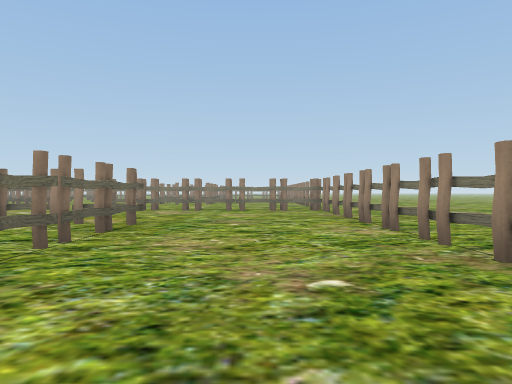
[1] (above)

24 first-person views from a walk through a 3-D level made in the Unity game engine. The camera is 1.2 m above the floor, looks level and sees 70° across. The floor is counted in squares, 2 m on a side. Each view is taken from the middle of a square. On the plan, view 1 faces up. The plan holds only what a view shows up to about 10 squares ahead; the rest is blank. The place goes on beyond the plan. The player character is not drawn. Some animated figures are left out.

[2]
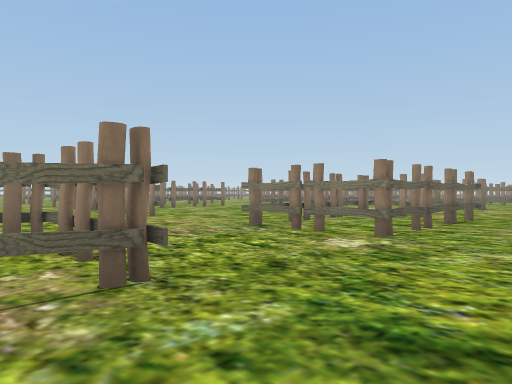

[3]
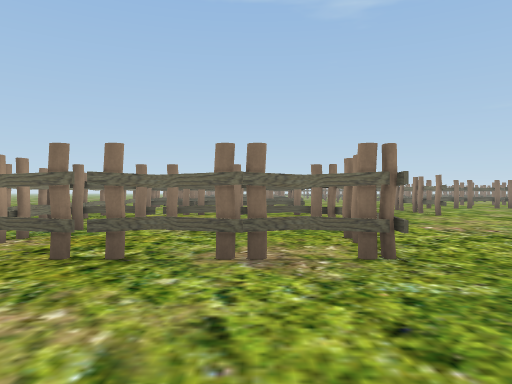

[4]
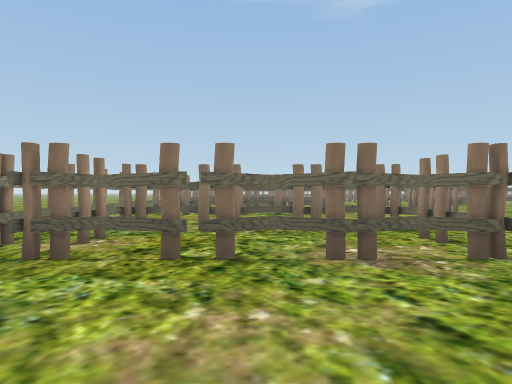

[5]
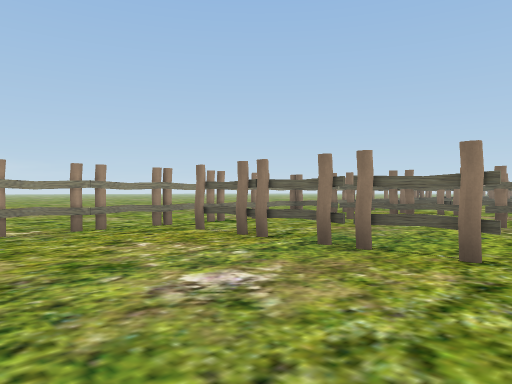

[6]
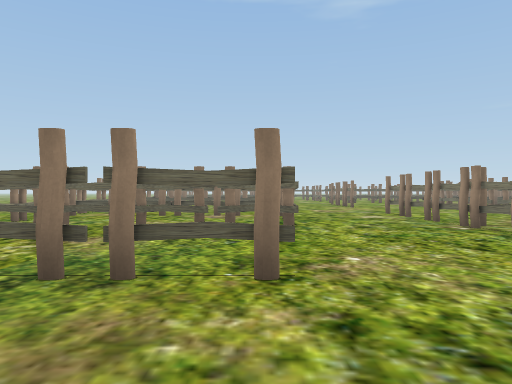

[7]
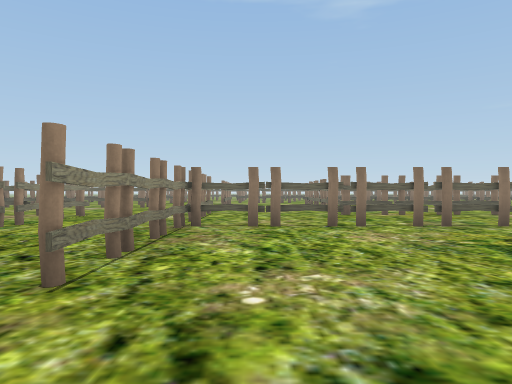

[8]
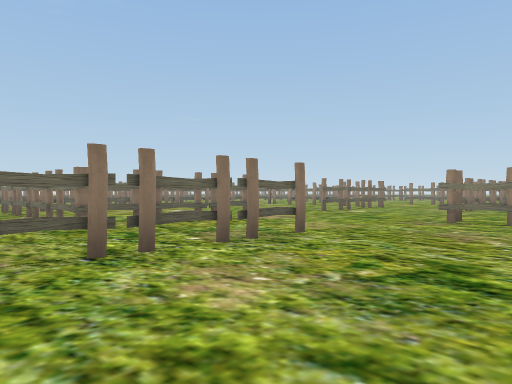

[9]
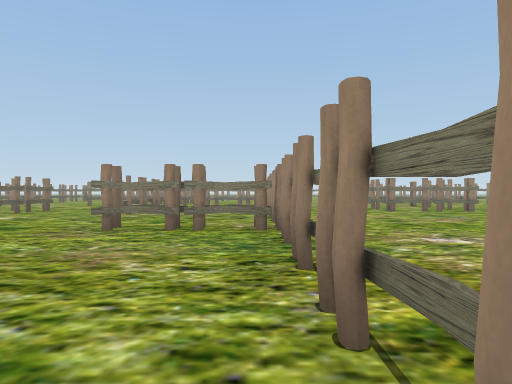

[10]
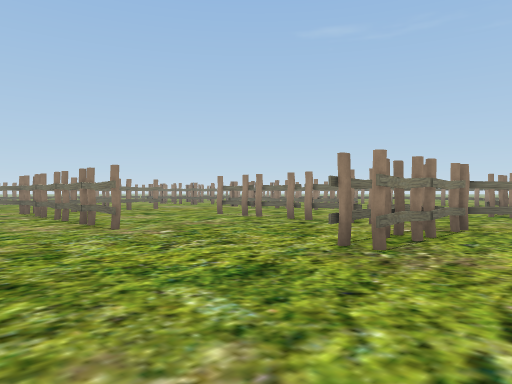

[11]
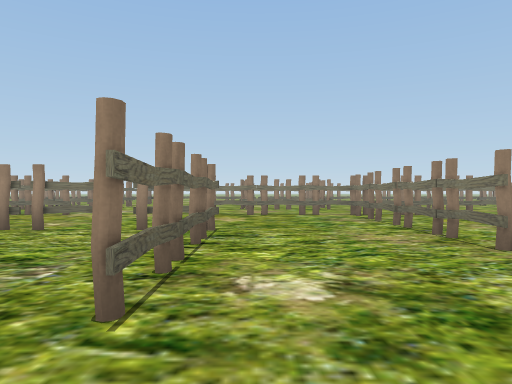

[12]
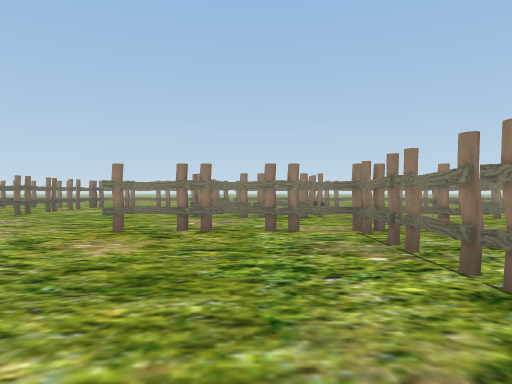

[13]
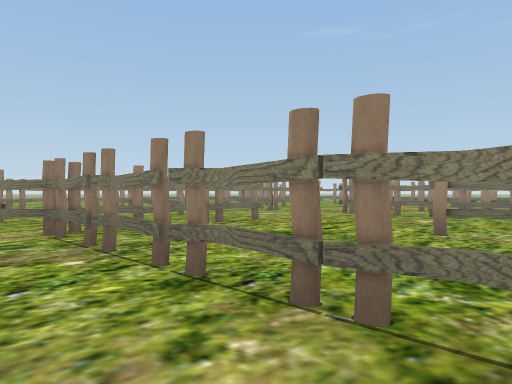

[14]
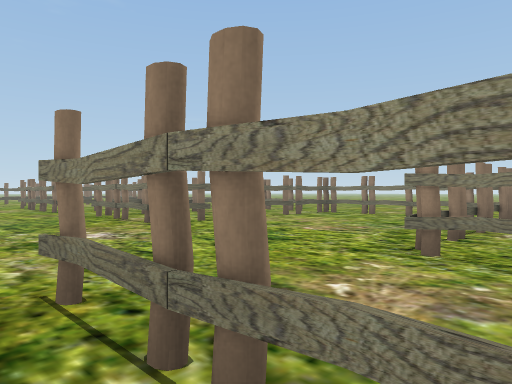

[15]
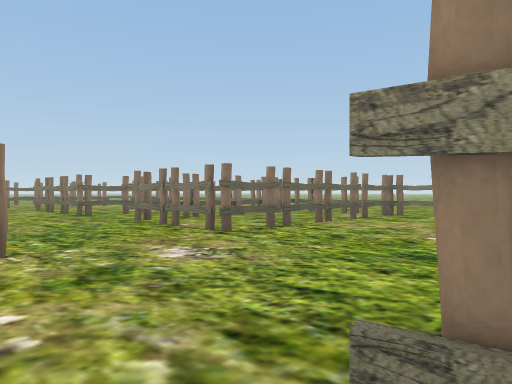

[16]
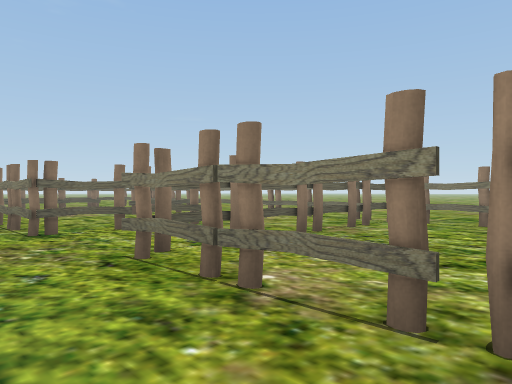

[17]
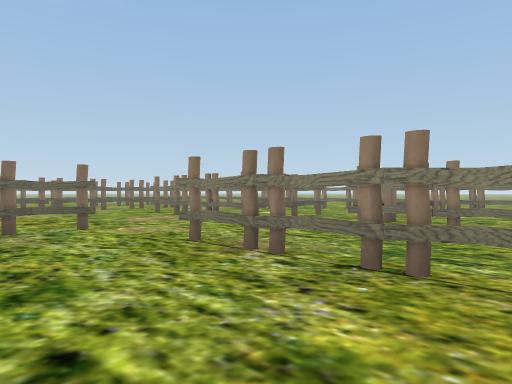

[18]
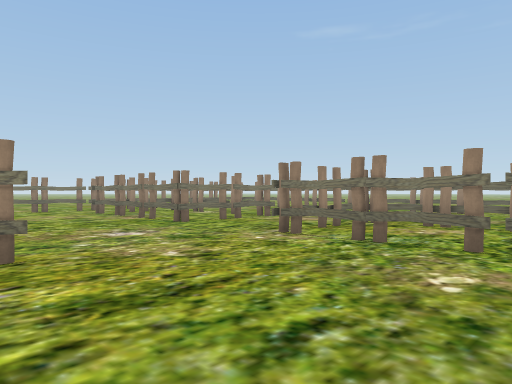

[19]
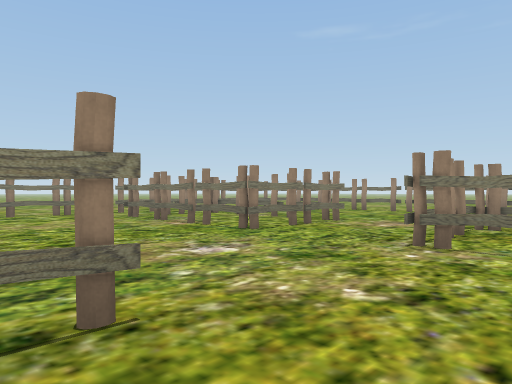

[20]
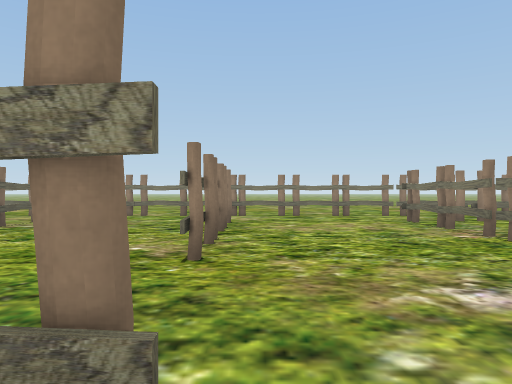

[21]
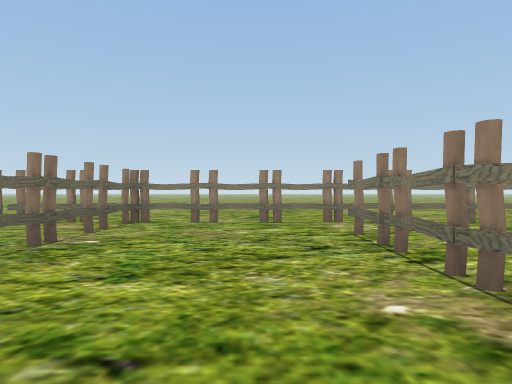

[22]
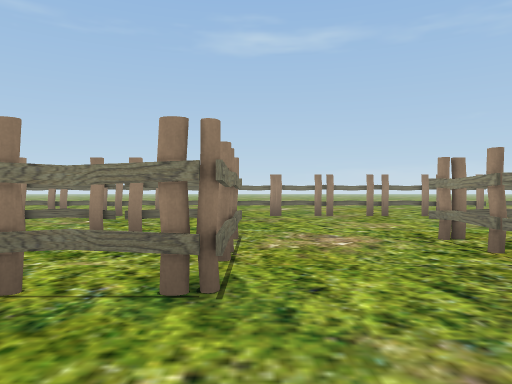

[23]
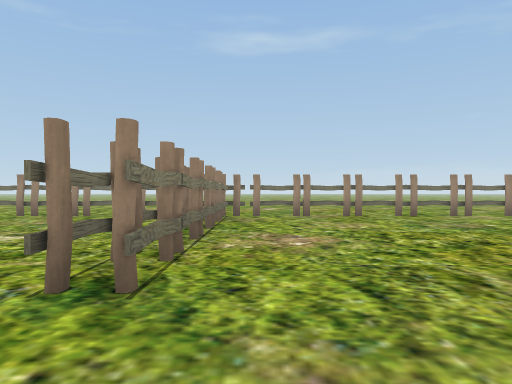

[24]
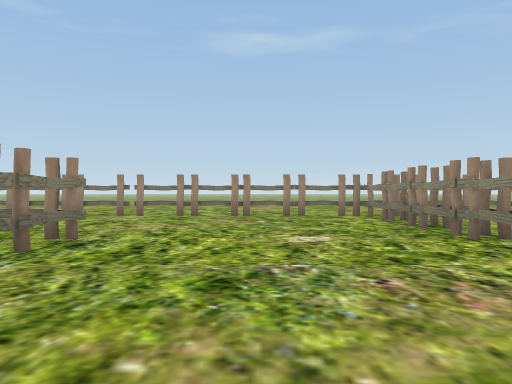

### Floor plan
Key: @ floor where view 1 was taken; # wall or solid block; x gap in a wall; . floor; = window, fence, low wall or low ledge; ^ raised ledge; T thing the floor can be seen under or through.
Columns run from 30 left of view 1 to 3 right of it. Each row starts with its distance up from view 1.
 31      .... ##.   .......##..##
 30     ...###...  ###..........    #
 29     ...=.#.... =.#..........   .#
 28  =  ...=.=.... #.=...#...##. ...#
 27 ... T..T.=.....# =...x...#.T.....
 26 ....T..T.#.....# #...T...#.T....#
 25 ....=..TT=.....##=...T...===....#
 24  =###.............................
 23 ................................=.
 22 .......#=TT...=TT=#TT=..........=.
 21  ...#.............#......===....#.
 20    .#.............#......#.=......
 19        ...........#......x.=....=.
 18            x=x#...#......===....=.
 17            ...#...#...#.........=.
 16             ..#...#...#...........
 15              .#.......#.........#.
 14              .#.......#.........#.
 13               ........T.........=.
 12                ....=TT....###==##.
 11                .......T.........#.
 10               #.......#.........#.
  9               #......#.. .........
  8            ...=...=..=.   ......=.
  7           ..  =...=..=.  #x^....#.
  6          =#x=x#...=....  #.=....#.
  5               ....=......=.=......
  4               ....#......=.#....#.
  3               ###==##=...=##....#
  2               ..................
  1               ..................
  0               ................@
 -1               .===....T..##=...
 -2               .x.x....T..#.#....
 -3               .#.#...= ..#.=....
 -4               .=.=...T...#.=...
 -5               .=.=...x...###..
 -6                #####=#=#####

Positions as (right, up) in squares from view 1, and headings:
1: (0, 0), facing up
2: (0, -2), facing up-left
3: (1, -2), facing left
4: (1, -3), facing left
5: (-5, 0), facing down-left
6: (-6, -1), facing left
7: (-6, 4), facing left
8: (-9, 4), facing up-left
9: (-9, 6), facing up
10: (-15, 10), facing up-right
11: (-15, 12), facing up
12: (-14, 16), facing up
13: (-14, 16), facing up-right
14: (-14, 21), facing up-left
15: (-16, 21), facing up-left
16: (-20, 23), facing up-left
17: (-20, 19), facing up-left
18: (-9, 18), facing up-right
19: (-9, 20), facing up-right
20: (-8, 21), facing up
21: (-10, 23), facing up
22: (-7, 24), facing right
23: (-7, 11), facing right
24: (-7, 15), facing right
